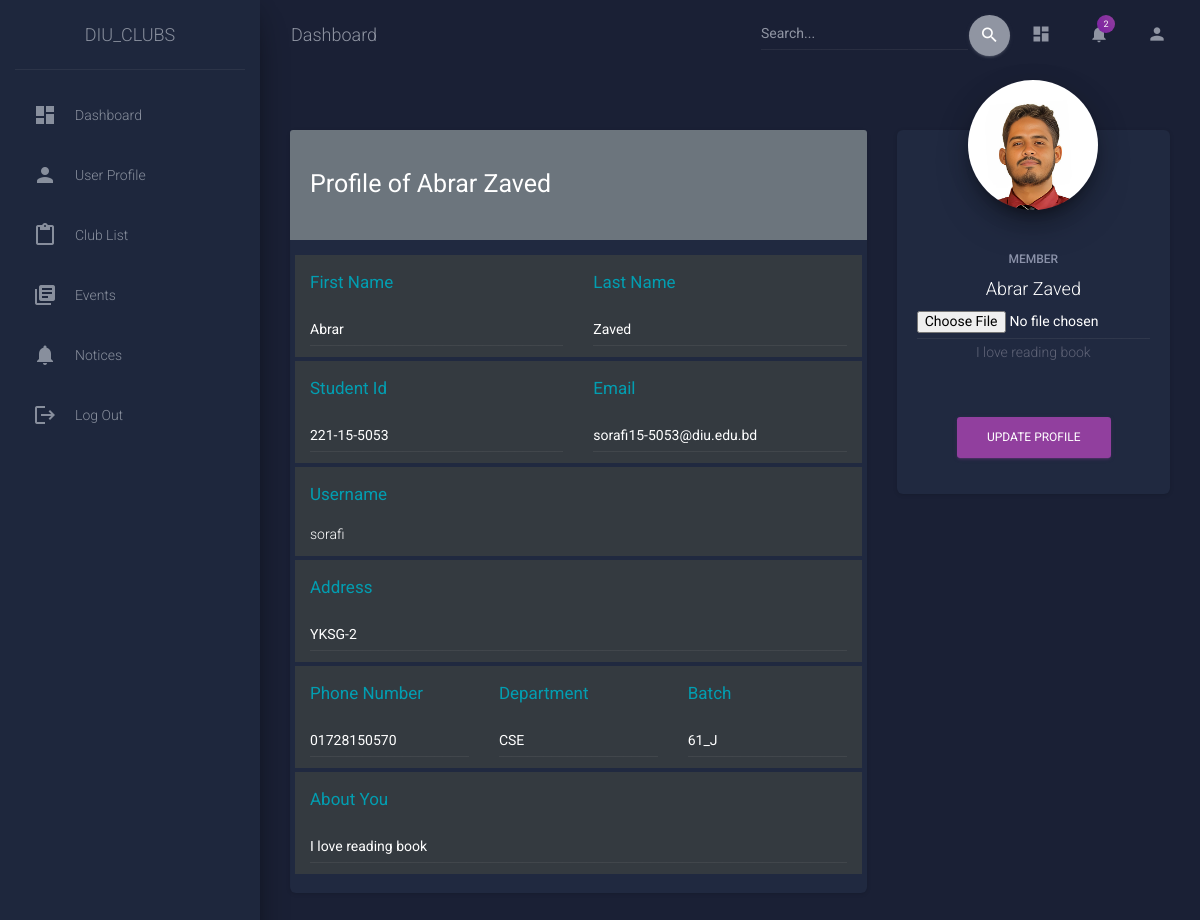
Screenshot of /auth/user_edit/1 (signed in) with the database file from the repository.
### authentication/models.py (models this page shows, shortened)
class Student(models.Model):
    user = models.OneToOneField(User, on_delete=models.CASCADE, default=User)
    first_name = models.CharField(max_length=30, blank=False)
    last_name = models.CharField(max_length=30, blank=False)
    profile_pic = models.ImageField(
        upload_to="profile_pic", blank=True, default="profile_pic/new_logo.png"
    )
    student_id = models.CharField(max_length=20, unique=True, blank=False)
    email = models.EmailField(unique=True)
    dept = models.CharField(max_length=30, blank=False)
    phone_number = models.CharField(max_length=15, unique=True, blank=False)
    batch = models.CharField(max_length=5, blank=False)
    address = models.CharField(max_length=70, blank=False)
    about_you = models.CharField(max_length=250, blank=True, null=True)

### authentication/views.py (the view, shortened to what this page needs)
# urls.py: path('user_edit/<int:pk>', views.user_edit,name='user_edit'),
def user_edit(request, pk):
    students = Student.objects.get(pk=pk)
    form = StudentForm(instance=students)
    return render(request, "authentication/user_edit.html", {"form": form})

### authentication/forms.py
class StudentForm(forms.ModelForm):
    class Meta:
        model = Student
        fields = '__all__'
        widgets = {
            'user': forms.HiddenInput(),
            'first_name': forms.TextInput(attrs={'class': 'form-control'}),
            'last_name': forms.TextInput(attrs={'class': 'form-control'}),
            'student_id': forms.TextInput(attrs={'class': 'form-control'}),
            'email': forms.EmailInput(attrs={'class': 'form-control'}),
            'dept': forms.TextInput(attrs={'class': 'form-control'}),
            'phone_number': forms.TextInput(attrs={'class': 'form-control'}),
            'batch': forms.TextInput(attrs={'class': 'form-control'}),
            'address': forms.TextInput(attrs={'class': 'form-control'}),
            'profile_pic': forms.FileInput(attrs={'class': 'form-control'}),
            'about_you': forms.TextInput(attrs={'class': 'form-control'}),
        }

### Dashboard/models.py (called while the page is built)
    def __str__(self):
        return self.club_name

### templates/authentication/user_edit.html (shortened to what this page needs)
{% extends "sidebar/main.html" %}
{% block content %}
  <div class="wrapper">
    <div class="sidebar" data-color="purple" data-background-color="black" data-image="css/assets/img/sidebar-2.jpg">
      <div class="logo"><a href="http://www.creative-tim.com" class="simple-text logo-normal">
          DIU_CLUBS
        </a></div>
      {% include 'sidebar/navbar.html' %}
      <div class="content">
        <div class="container-fluid">
          <div class="row">
            <div class="col-md-8">
              <div class="card">
                <div class="card-header bg-secondary">
                  <br><h3 class="card-title text-white"><strong>Profile of {{user.get_full_name}}</strong></h3><br>
                </div>
                <div class="card-body">
                    <form method="POST" enctype="multipart/form-data">
                      <div class="row mb-1 bg-dark text-white">
                          <div class="col-md-6">
                              <div class="form-group">
                                  <p><strong><h5 class="text-info">First Name</h5></strong></p>
                                  {{ form.first_name }}
                              </div>
                          </div>
                          <div class="col-md-6">
                              <div class="form-group">
                                  <p><strong><h5 class="text-info">Last Name</h5></strong></p>
                                  {{ form.last_name }}
                              </div>
                          </div>
                      </div>
                      <div class="row mb-1 bg-dark text-white">
                          <div class="col-md-6">
                              <div class="form-group">
                                  <p><strong><h5 class="text-info">Student Id</h5></strong></p>
                                  {{ form.student_id }}
                              </div>
                          </div>
                          <div class="col-md-6">
                              <div class="form-group">
                                  <p><strong><h5 class="text-info">Email</h5></strong></p>
                                  {{ form.email }}
                              </div>
                          </div>
                      </div>
                      <div class="row mb-1 bg-dark text-white">
                          <div class="col-md-6">
                              <div class="form-group">
                                  <p><strong><h5 class="text-info">Username</h5></strong></p>
                                  {{ user }}
                              </div>
                          </div>
                      </div>
                      <div class="row mb-1 bg-dark text-white">
                          <div class="col-md-12">
                              <div class="form-group">
                                  <p><strong><h5 class="text-info">Address</h5></strong></p>
                                  {{ form.address }}
                              </div>
                          </div>
                      </div>
                      <div class="row mb-1 bg-dark text-white">
                          <div class="col-md-4">
                              <div class="form-group">
                                  <p><strong><h5 class="text-info">Phone Number</h5></strong></p>
                                  {{ form.phone_number }}
                              </div>
                          </div>
                          <div class="col-md-4">
                              <div class="form-group">
                                  <p><strong><h5 class="text-info">Department</h5></strong></p>
                                  {{ form.dept }}
                              </div>
                          </div>
                          <div class="col-md-4">
                              <div class="form-group">
                                  <p><strong><h5 class="text-info">Batch</h5></strong></p>
                                  {{ form.batch }}
                              </div>
                          </div>
                      </div>
                      <div class="row mb-1 bg-dark text-white">
                          <div class="col-md-12">
                              <div class="form-group">
                                  <p><strong><h5 class="text-info">About You</h5></strong></p>
                                  {{ form.about_you }}
                              </div>
                          </div>
                      </div>
                </div>
              </div>
            </div>
            <div class="col-md-4">
              <div class="card card-profile">
                <div class="card-avatar">
                    <img class="img" src="{{form.profile_pic.value.url}}" />
                </div>
                <div class="card-body">
                  {% if "admin" in user.username %}
                  <h6 class="card-category">Admin</h6>
                  {% else %}
                  <h6 class="card-category">Member</h6>
                  {% endif %}
                  <h4 class="card-title">{{user.get_full_name}}</h4>
                  <p class="card-description">
                    {{form.profile_pic}}
                    {{form.about_you.value}}<br><br><br>
                    <button type="submit" class="btn btn-primary pull-center">Update Profile</button>
                  </p>
                </div>
              </div>
            </div>
          </div>
        </div>
      </div>
    </div>
{% endblock %}

### rows the page displays
Student: first_name "Abrar", last_name "Zaved", student_id "221-15-5053", email "sorafi15-5053@diu.edu.bd", address "YKSG-2", phone_number "01728150570", dept "CSE", batch "61_J", about_you "I love reading book", about_you.value "I love reading book"

### other values shown
{{ total_notifications }} "2"
{{ user.get_full_name }} "Abrar Zaved"
{{ user }} "sorafi"
